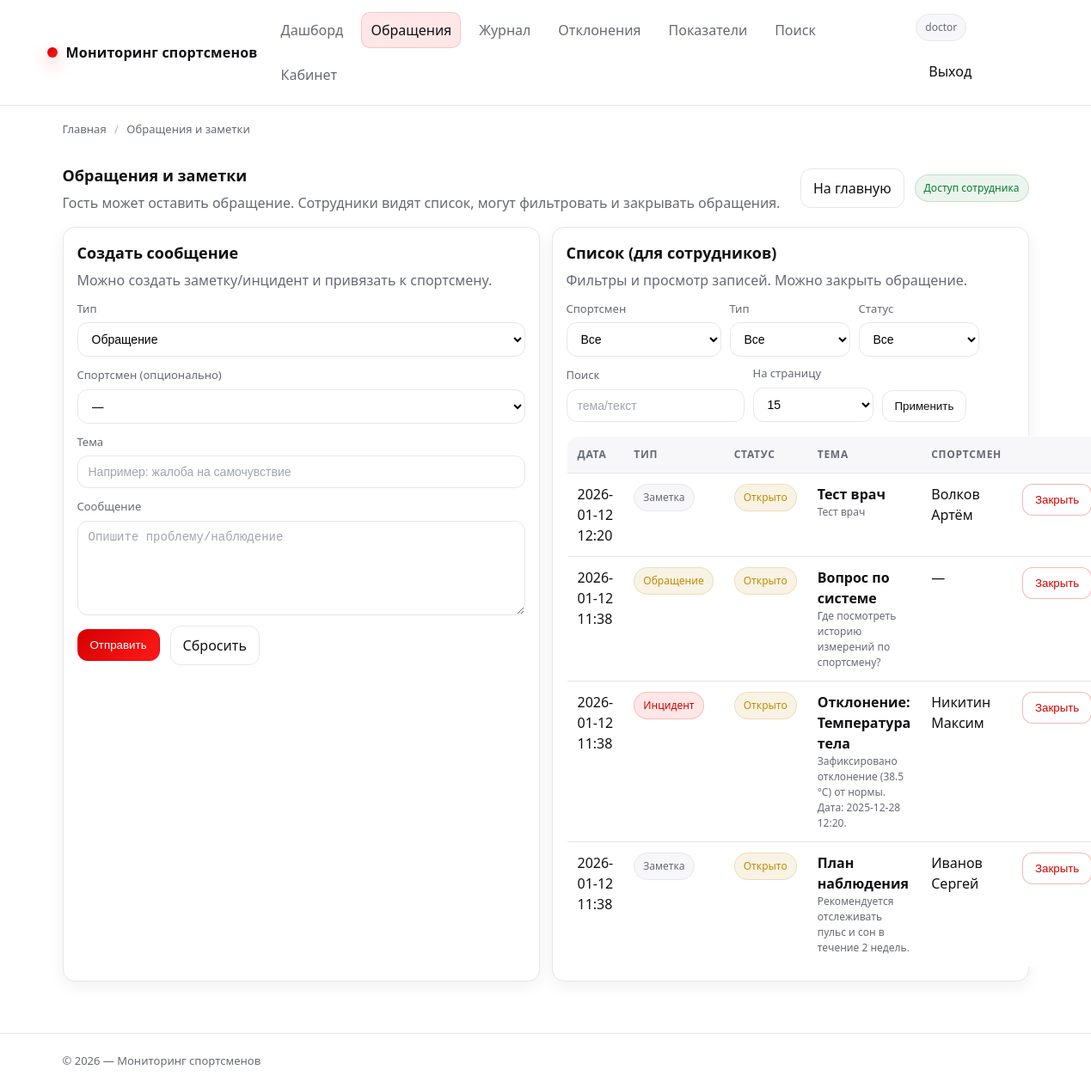
Before: /feedback/ (signed in) with the older database file.
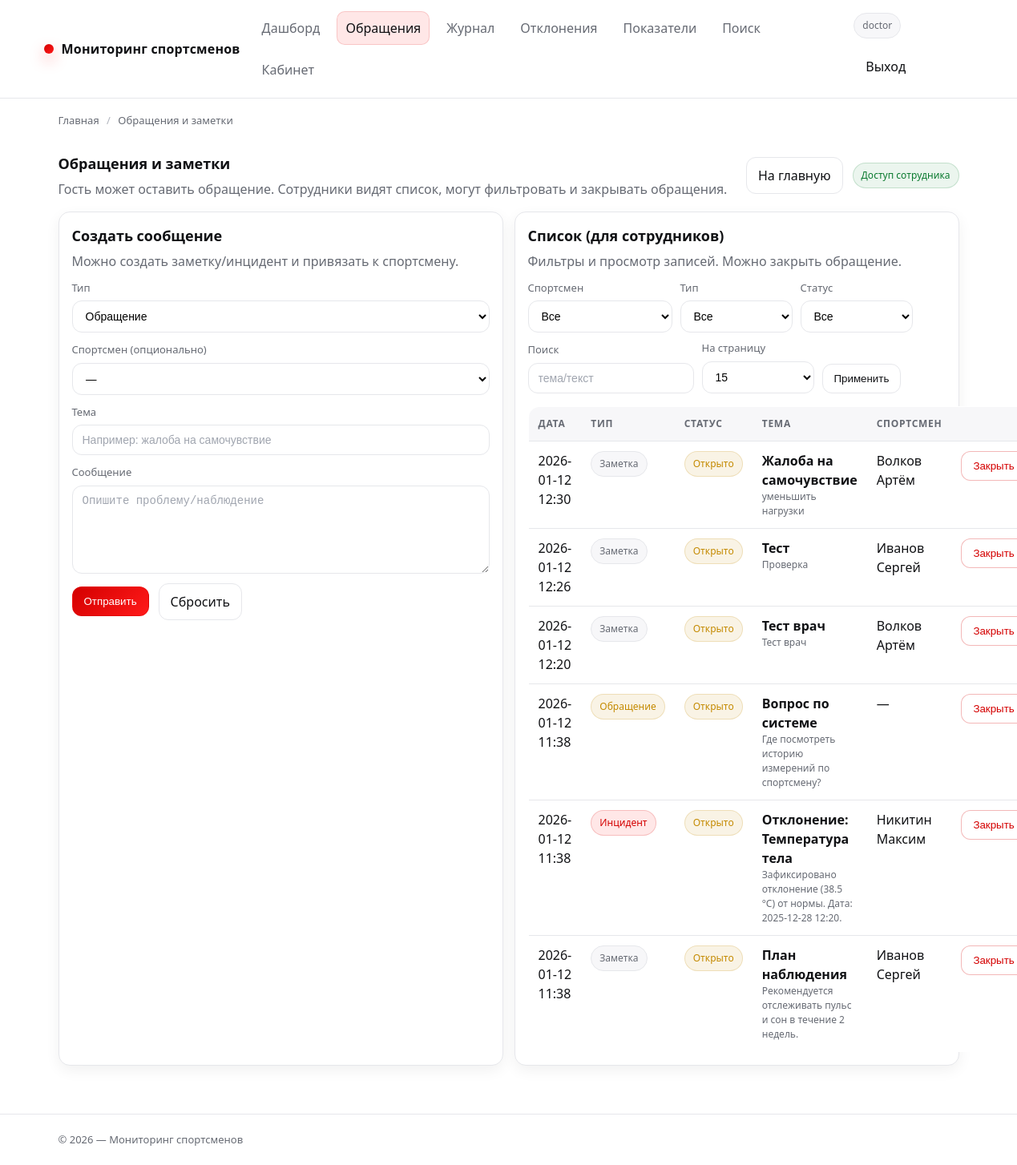
After: the same page with the newer database file.
### app/models.py (models this page shows, shortened)
class User(db.Model, UserMixin):
    __tablename__ = "users"
    id = db.Column(db.Integer, primary_key=True)
    username = db.Column(db.String(64), unique=True, nullable=False, index=True)
    email = db.Column(db.String(120), unique=True, nullable=True, index=True)
    password_hash = db.Column(db.String(255), nullable=False)
    role = db.Column(db.String(32), nullable=False, default=ROLE_USER, index=True)
    is_active = db.Column(db.Boolean, nullable=False, default=True)
    created_at = db.Column(db.DateTime, nullable=False, default=datetime.utcnow)
    last_login_at = db.Column(db.DateTime, nullable=True)
    measurements_created = db.relationship(
        "Measurement",
        back_populates="created_by",
        lazy="select",
    )
    feedback_created = db.relationship(
        "Feedback",
        back_populates="author",
        lazy="select",
    )
    exports_created = db.relationship(
        "ExportBatch",
        back_populates="created_by",
        lazy="select",
    )
    teams_managed = db.relationship(
        "Team",
        back_populates="coach",
        lazy="select",
    )
    alerts_closed = db.relationship(
        "Alert",
        back_populates="closed_by",
        lazy="select",
        foreign_keys="Alert.closed_by_id",
    )
    audit_events = db.relationship(
        "AuditLog",
        back_populates="user",
        lazy="select",
    )
    athlete = db.relationship(
        "Athlete",
        back_populates="user",
        uselist=False,
        lazy="select",
    )
    def has_role(self, *roles: str) -> bool:
        return self.role in roles

class Feedback(db.Model):
    __tablename__ = "feedback"
    id = db.Column(db.Integer, primary_key=True)
    athlete_id = db.Column(db.Integer, db.ForeignKey("athletes.id"), nullable=True, index=True)
    author_id = db.Column(db.Integer, db.ForeignKey("users.id"), nullable=True, index=True)
    kind = db.Column(db.String(32), nullable=False, default=FEEDBACK_KIND_NOTE, index=True)
    status = db.Column(db.String(32), nullable=False, default=ALERT_STATUS_OPEN, index=True)  # open/closed
    title = db.Column(db.String(160), nullable=False)
    message = db.Column(db.Text, nullable=False)
    created_at = db.Column(db.DateTime, nullable=False, default=datetime.utcnow, index=True)
    closed_at = db.Column(db.DateTime, nullable=True)
    athlete = db.relationship("Athlete", back_populates="feedback", lazy="select")
    author = db.relationship("User", back_populates="feedback_created", lazy="select")

class Athlete(db.Model):
    __tablename__ = "athletes"
    id = db.Column(db.Integer, primary_key=True)
    user_id = db.Column(db.Integer, db.ForeignKey("users.id"), nullable=True, unique=True, index=True)
    user = db.relationship("User", back_populates="athlete", lazy="select")
    full_name = db.Column(db.String(180), nullable=False, index=True)
    birth_date = db.Column(db.Date, nullable=True)
    gender = db.Column(db.String(16), nullable=True)  # "M"/"F"/etc
    team_id = db.Column(db.Integer, db.ForeignKey("teams.id"), nullable=True, index=True)
    team = db.relationship("Team", back_populates="athletes", lazy="select")
    notes = db.Column(db.Text, nullable=True)
    created_at = db.Column(db.DateTime, nullable=False, default=datetime.utcnow)
    is_active = db.Column(db.Boolean, nullable=False, default=True)
    measurements = db.relationship(
        "Measurement",
        back_populates="athlete",
        cascade="all, delete-orphan",
        lazy="select",
    )
    feedback = db.relationship(
        "Feedback",
        back_populates="athlete",
        lazy="select",
    )
    norms = db.relationship(
        "AthleteIndicatorNorm",
        back_populates="athlete",
        cascade="all, delete-orphan",
        lazy="select",
    )

### app/feedback.py (the view, shortened to what this page needs)
@bp.get("/")
def feedback_home():
    bc = crumbs(("Главная", url_for("routes.index")), ("Обращения и заметки", ""))
    athletes_query = Athlete.query.filter_by(is_active=True)
    if is_coach(current_user):
        team_ids = get_coach_team_ids(current_user)
        if team_ids:
            athletes_query = athletes_query.filter(Athlete.team_id.in_(team_ids))
    athletes = athletes_query.order_by(Athlete.full_name.asc()).all()
    is_staff = _is_staff_user()
    athlete_id = request.args.get("athlete_id", type=int)
    kind = (request.args.get("kind") or "").strip() or None
    status = (request.args.get("status") or "").strip() or None
    q = (request.args.get("q") or "").strip()
    page = clamp_int(request.args.get("page"), default=1, min_value=1, max_value=10_000)
    per_page = clamp_int(request.args.get("per_page"), default=15, min_value=5, max_value=100)
    items = []
    total = 0
    pages = 1
    if is_staff:
        query = Feedback.query.order_by(Feedback.created_at.desc())
        if is_coach(current_user):
            team_ids = get_coach_team_ids(current_user)
            if team_ids:
                query = query.join(Feedback.athlete).filter(Athlete.team_id.in_(team_ids))
        if athlete_id:
            query = query.filter(Feedback.athlete_id == athlete_id)
        if kind:
            query = query.filter(Feedback.kind == kind)
        if status:
            query = query.filter(Feedback.status == status)
        total = query.count()
        pages = (total + per_page - 1) // per_page if per_page else 1
        items = query.offset((page - 1) * per_page).limit(per_page).all()
    return render_template(
        "feedback.html",  # <-- актуальное имя по твоему скрину
        breadcrumbs=bc,
        athletes=athletes,
        is_staff=is_staff,
        items=items,
        pagination={
            "page": page,
            "per_page": per_page,
            "total": total,
            "pages": pages,
            "has_prev": page > 1,
            "has_next": page < pages,
            "prev_page": page - 1 if page > 1 else None,
            "next_page": page + 1 if page < pages else None,
        },
        filters={
            "athlete_id": athlete_id,
            "kind": kind or "",
            "status": status or "",
            "q": q,
        },
        kinds=[FEEDBACK_KIND_REQUEST, FEEDBACK_KIND_NOTE, FEEDBACK_KIND_INCIDENT],
        statuses=[ALERT_STATUS_OPEN, ALERT_STATUS_CLOSED],
    )

### app/templates/feedback.html (shortened to what this page needs)
{% extends "base.html" %}
{% block content %}
  <div class="row space-between">
    <div>
      <h1 class="card__title" style="margin:0;">Обращения и заметки</h1>
      <p class="card__subtitle" style="margin:6px 0 0;">
        Гость может оставить обращение. Сотрудники видят список, могут фильтровать и закрывать обращения.
      </p>
    </div>
    <div class="row">
      <a class="btn" href="{{ url_for('routes.index') }}">На главную</a>
      {% if is_staff %}
        <span class="badge badge--ok">Доступ сотрудника</span>
      {% else %}
        <span class="badge badge--warn">Публичная форма</span>
      {% endif %}
    </div>
  </div>
  <div class="grid grid--2 mt-16">
    <div class="card">
      <div class="card__body">
        <h2 class="card__title">Создать сообщение</h2>
        <p class="card__subtitle">
          {% if is_staff %}
            Можно создать заметку/инцидент и привязать к спортсмену.
          {% else %}
            Оставьте обращение (без привязки к спортсмену).
          {% endif %}
        </p>
        <form class="form mt-12" method="post" action="{{ url_for('feedback.feedback_create') }}">
          {% if is_staff %}
            <div class="field">
              <label>Тип</label>
              <select name="kind">
                <option value="request">Обращение</option>
              </select>
            </div>
            <div class="field">
              <label>Спортсмен (опционально)</label>
              <select name="athlete_id">
                <option value="">—</option>
              </select>
            </div>
          {% endif %}
          <div class="field">
            <label>Тема</label>
            <input class="input" name="title" required placeholder="Например: жалоба на самочувствие">
          </div>
          <div class="field">
            <label>Сообщение</label>
            <textarea name="message" required placeholder="Опишите проблему/наблюдение"></textarea>
          </div>
          <div class="row">
            <button class="btn btn--primary" type="submit">Отправить</button>
            <a class="btn" href="{{ url_for('feedback.feedback_home') }}">Сбросить</a>
          </div>
        </form>
      </div>
    </div>
    <div class="card">
      <div class="card__body">
        <h2 class="card__title">Список (для сотрудников)</h2>
        <p class="card__subtitle">
          {% if is_staff %}
            Фильтры и просмотр записей. Можно закрыть обращение.
          {% else %}
            Доступно только сотрудникам (врач/тренер/админ/оператор).
          {% endif %}
        </p>
        {% if is_staff %}
          <form class="filters mt-12" method="get" action="{{ url_for('feedback.feedback_home') }}" data-autosubmit="1">
            <div class="field">
              <label>Спортсмен</label>
              <select name="athlete_id">
                <option value="">Все</option>
              </select>
            </div>
            <div class="field field--sm">
              <label>Тип</label>
              <select name="kind">
                <option value="" {% if not filters.kind %}selected{% endif %}>Все</option>
              </select>
            </div>
            <div class="field field--sm">
              <label>Статус</label>
              <select name="status">
                <option value="" {% if not filters.status %}selected{% endif %}>Все</option>
              </select>
            </div>
            <div class="field">
              <label>Поиск</label>
              <input class="input" name="q" value="{{ filters.q }}" placeholder="тема/текст">
            </div>
            <div class="field field--sm">
              <label>На страницу</label>
              <select name="per_page">
                {% for n in [10,15,25,50,100] %}
                  <option value="{{ n }}" {% if pagination.per_page==n %}selected{% endif %}>{{ n }}</option>
                {% endfor %}
              </select>
            </div>
            <div class="actions">
              <button class="btn" type="submit">Применить</button>
            </div>
          </form>
          {% if items and items|length > 0 %}
            <table class="table mt-16">
              <thead>
                <tr>
                  <th>Дата</th>
                  <th>Тип</th>
                  <th>Статус</th>
                  <th>Тема</th>
                  <th>Спортсмен</th>
                  <th></th>
                </tr>
              </thead>
              <tbody>
                {% for f in items %}
                  <tr>
                    <td>{{ f.created_at.strftime('%Y-%m-%d %H:%M') }}</td>
                    <td>
                      {% if f.kind == 'incident' %}
                        <span class="badge badge--bad">Инцидент</span>
                      {% elif f.kind == 'note' %}
                        <span class="badge">Заметка</span>
                      {% else %}
                        <span class="badge badge--warn">Обращение</span>
                      {% endif %}
                    </td>
                    <td>
                      {% if f.status == 'closed' %}
                        <span class="badge badge--ok">Закрыто</span>
                      {% else %}
                        <span class="badge badge--warn">Открыто</span>
                      {% endif %}
                    </td>
                    <td>
                      <b>{{ f.title }}</b>
                      <div style="color: var(--muted); font-size: 12px;">
                        {{ f.message[:140] }}{% if f.message and f.message|length > 140 %}…{% endif %}
                      </div>
                    </td>
                    <td>
                      {% if f.athlete %}
                        <a href="{{ url_for('routes.product', athlete_id=f.athlete.id) }}">{{ f.athlete.full_name }}</a>
                      {% else %}
                        —
                      {% endif %}
                    </td>
                    <td style="text-align:right;">
                      {% if f.status != 'closed' %}
                        <form method="post" action="{{ url_for('feedback.feedback_close', fb_id=f.id) }}" style="display:inline;">
                          <button class="btn btn--danger" type="submit" data-confirm="Закрыть обращение?">Закрыть</button>
                        </form>
                      {% else %}
                        <span class="badge badge--ok">OK</span>
                      {% endif %}
                    </td>
                  </tr>
                {% endfor %}
              </tbody>
            </table>
          {% else %}
            <p class="mt-16" style="margin:0; color: var(--muted);">Записей нет.</p>
          {% endif %}
        {% endif %}
      </div>
    </div>
  </div>
{% endblock %}

### app/templates/base.html (shortened to what this page needs)
<!doctype html>
<html lang="ru">
<head>
  <link rel="stylesheet" href="{{ url_for('static', filename='css/style.css') }}">
</head>
<body>
  {% include "partials/_nav.html" %}
  {% block breadcrumbs %}
    {% include "partials/_breadcrumbs.html" %}
  {% endblock %}
  <main class="section">
    <div class="container">
      {% block content %}{% endblock %}
    </div>
  </main>
  <footer class="footer">
    <div class="container row space-between">
      <div>
        © {{ (now().year if now else 2026) }} — {{ APP_TITLE or "Мониторинг показателей здоровья спортсменов" }}
      </div>
    </div>
  </footer>
</body>
</html>

### app/templates/partials/_nav.html (shortened to what this page needs)
<header class="header">
  <div class="container header__inner">
    <a class="brand" href="{{ url_for('routes.index') }}">
      <span class="brand__dot" aria-hidden="true"></span>
      <span>{{ APP_TITLE or "Мониторинг спортсменов" }}</span>
    </a>
    <nav class="nav" aria-label="Навигация">
      {% if is_authenticated %}
        <a href="{{ url_for('routes.index') }}"
           class="{% if request.endpoint == 'routes.index' %}is-active{% endif %}">
          Дашборд
        </a>
      {% endif %}
      <a href="{{ url_for('feedback.feedback_home') }}"
         class="{% if request.endpoint and request.endpoint.startswith('feedback.') %}is-active{% endif %}">
        Обращения
      </a>
      {% if is_staff %}
        <a href="{{ url_for('routes.catalog') }}"
           class="{% if request.endpoint == 'routes.catalog' %}is-active{% endif %}">
          Журнал
        </a>
        <a href="{{ url_for('routes.offers') }}"
           class="{% if request.endpoint == 'routes.offers' %}is-active{% endif %}">
          Отклонения
        </a>
        {% if is_admin or is_doctor or is_operator %}
          <a href="{{ url_for('routes.categories') }}"
             class="{% if request.endpoint == 'routes.categories' %}is-active{% endif %}">
            Показатели
          </a>
        {% endif %}
        <a href="{{ url_for('routes.search') }}"
           class="{% if request.endpoint == 'routes.search' %}is-active{% endif %}">
          Поиск
        </a>
      {% endif %}
      {% if current_user.is_authenticated %}
        <a href="{{ url_for('cabinet.cabinet_home') }}"
           class="{% if request.endpoint and request.endpoint.startswith('cabinet.') %}is-active{% endif %}">
          Кабинет
        </a>
      {% endif %}
    </nav>
    <div class="row">
      {% if current_user.is_authenticated %}
        <span class="badge" data-tip="Роль: {{ current_user.role }}">
          {{ current_user.username }}
        </span>
        <a class="btn btn--ghost" href="{{ url_for('auth.logout') }}">Выход</a>
      {% else %}
        <a class="btn" href="{{ url_for('auth.login') }}">Вход</a>
        <a class="btn btn--primary" href="{{ url_for('auth.register') }}">Регистрация</a>
      {% endif %}
    </div>
  </div>
</header>

### app/templates/partials/_breadcrumbs.html
{% if breadcrumbs %}
  <div class="breadcrumbs">
    <div class="container">
      {% for item in breadcrumbs %}
        {% if item.url %}
          <a href="{{ item.url }}">{{ item.title }}</a>
        {% else %}
          <span>{{ item.title }}</span>
        {% endif %}
        {% if not loop.last %}
          <span class="breadcrumbs__sep">/</span>
        {% endif %}
      {% endfor %}
    </div>
  </div>
{% endif %}

Changed rows visible on the page:
added Feedback: created_at "2026-01-12 12:30", kind "Заметка", status "Открыто", title "Жалоба на самочувствие", message "уменьшить нагрузки", athlete.full_name "Волков Артём"
added Feedback: created_at "2026-01-12 12:26", kind "Заметка", status "Открыто", title "Тест", message "Проверка", athlete.full_name "Иванов Сергей"
